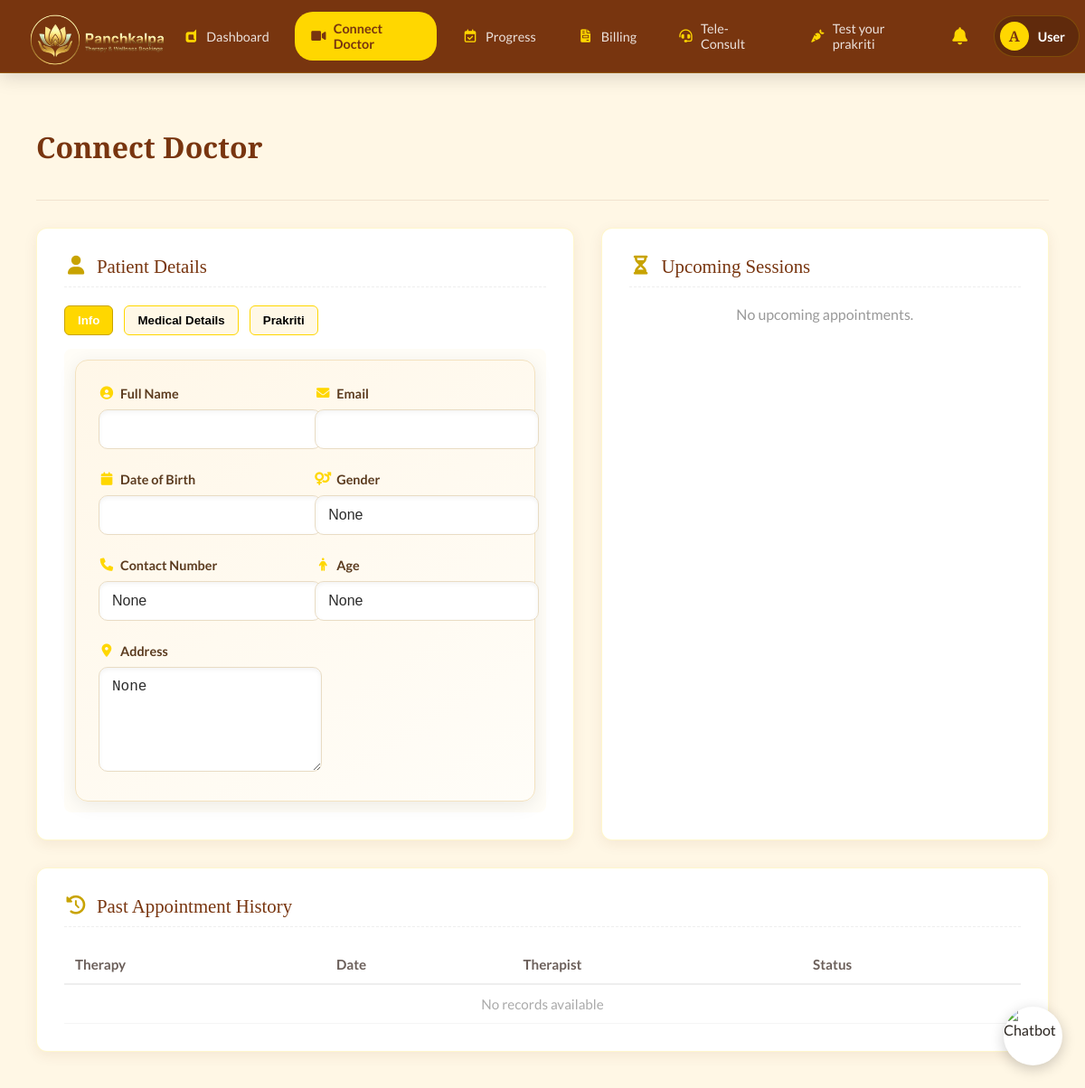
Screenshot of /patient/appointments/ (signed in) with the database file from the repository.
### Patient/models.py (models this page shows, shortened)
class PatientProfile(models.Model):
    user = models.OneToOneField(
        User,
        on_delete=models.CASCADE,
        related_name="patientprofile"
    )
    contact = models.CharField(max_length=15, null=True, blank=True)
    age = models.PositiveIntegerField(null=True, blank=True)
    dob = models.DateField(null=True, blank=True)
    gender = models.CharField(max_length=10, null=True, blank=True)
    address = models.TextField(null=True, blank=True)
    allergies = models.CharField(max_length=255, null=True, blank=True)
    prakriti_type = models.CharField(max_length=20, null=True, blank=True)
    therapy_stage = models.CharField(max_length=20, null=True, blank=True)
    symptoms = models.JSONField(default=list, blank=True)

### Patient/views.py (the view, shortened to what this page needs)
# urls.py: path('appointments/', views.appointments, name='patient-appointments'),
@login_required
def appointments(request):
    patient = request.user.patientprofile   # ⭐ FIXED: correct model
    therapies = Therapy.objects.all()
    upcoming = Appointment.objects.filter(patient=patient).order_by("date")
    history = Appointment.objects.filter(patient=patient).order_by("-date")
    medical = {
        "allergies": patient.allergies,
        "contact": patient.contact
    }
    prakriti = {
        "type": patient.prakriti_type,
        "description": patient.prakriti_description if hasattr(patient, "prakriti_description") else ""
    }
    return render(request, "patient-portal/appointments.html", {
        "therapies": therapies,
        "upcoming": upcoming,
        "history": history,
        "questions": PRAKRITI_QUESTIONS,
        "patient": patient,
        "medical": medical,
        "prakriti": prakriti,
    })

### templates/patient-portal/appointments.html (shortened to what this page needs)
{% extends "patient-portal/base.html" %}
{% load static %}
{% block appointments %}active{% endblock %}
{% block style %}
<link rel="stylesheet" href="https://cdnjs.cloudflare.com/ajax/libs/font-awesome/6.0.0/css/all.min.css">
<link rel="stylesheet" href="{% static 'css/patient-portal/appointments.css' %}">
{% endblock %}
{% block content %}
<div class="appointments-main-container">
    <div class="appointments-page-header">
        <h1 class="appointments-page-title">Connect Doctor</h1>
    </div>
    <div class="appointments-grid-layout">
        <div class="appointments-content-card">
            <div class="appointments-card-header">
                <i class="fa-solid fa-user" style="color:var(--theme-gold-dark)"></i> Patient Details
            </div>
            <div class="pd-nav">
                <button class="pd-tab active" onclick="showPDTab('info')">Info</button>
                <button class="pd-tab" onclick="showPDTab('medical')">Medical Details</button>
                <button class="pd-tab" onclick="showPDTab('prakriti')">Prakriti</button>
            </div>
            <div class="pd-content">
                <div class="pd-section" id="pd-info" style="display:block;">
                    <div class="info-card-beautiful">
                        <div class="info-grid">
                            <div class="info-item">
                                <label><i class="fa-solid fa-user-circle"></i> Full Name</label>
                                <input type="text" value="{{ patient.user.first_name }} {{ patient.user.last_name }}" readonly>
                            </div>
                            <div class="info-item">
                                <label><i class="fa-solid fa-envelope"></i> Email</label>
                                <input type="text" value="{{ patient.user.email }}" readonly>
                            </div>
                            <div class="info-item">
                                <label><i class="fa-solid fa-calendar"></i> Date of Birth</label>
                                <input type="text" value="{{ patient.dob|date:'d M, Y' }}" readonly>
                            </div>
                            <div class="info-item">
                                <label><i class="fa-solid fa-venus-mars"></i> Gender</label>
                                <input type="text" value="{{ patient.gender }}" readonly>
                            </div>
                            <div class="info-item">
                                <label><i class="fa-solid fa-phone"></i> Contact Number</label>
                                <input type="text" value="{{ patient.contact }}" readonly>
                            </div>
                            <div class="info-item">
                                <label><i class="fa-solid fa-person"></i> Age</label>
                                <input type="text" value="{{ patient.age }}" readonly>
                            </div>
                            <div class="info-item full-width">
                                <label><i class="fa-solid fa-location-dot"></i> Address</label>
                                <textarea readonly>{{ patient.address }}</textarea>
                            </div>
                        </div>
                    </div>
                </div>
            </div>
        </div>
        <div class="appointments-content-card">
            <div class="appointments-card-header">
                <i class="fas fa-hourglass-half" style="color:var(--theme-gold-dark)"></i> Upcoming Sessions
            </div>
            <div id="upcoming-list">
                {% if upcoming %}
                {% for appt in upcoming %}
                <div class="appointment-list-item">
                    <div class="appointment-info">
                        <h4>{{ appt.therapy.name }}</h4>
                        <div class="appointment-meta">
                            <span><i class="far fa-calendar"></i> {{ appt.date }}</span>
                            <span><i class="far fa-clock"></i> {{ appt.time }}</span>
                        </div>
                        <div style="font-size:0.8rem; color:var(--theme-muted);">
                            {{ appt.therapist.name }}
                        </div>
                    </div>
                </div>
                {% endfor %}
                {% else %}
                    <p style="text-align:center; color:#999;">No upcoming appointments.</p>
                {% endif %}
            </div>
        </div>
    </div>
    <div class="appointments-content-card">
        <div class="appointments-card-header">
            <i class="fas fa-history" style="color:var(--theme-gold-dark)"></i> Past Appointment History
        </div>
        <div class="history-table-wrapper">
            <table class="history-table">
                <thead>
                <tr>
                    <th>Therapy</th>
                    <th>Date</th>
                    <th>Therapist</th>
                    <th>Status</th>
                </tr>
                </thead>
                <tbody id="history-list">
                    <tr>
                        <td colspan="4" style="text-align:center; color:#aaa;">No records available</td>
                    </tr>
                </tbody>
            </table>
        </div>
    </div>
</div>
{% endblock %}

### templates/patient-portal/base.html (shortened to what this page needs)
{% load static %}
<!DOCTYPE html>
<html lang="en">
<head>
    <link rel="stylesheet" href="https://cdnjs.cloudflare.com/ajax/libs/font-awesome/7.0.1/css/all.min.css"
 />
    <link href="https://cdn.jsdelivr.net/npm/@n8n/chat/dist/style.css" rel="stylesheet" />
    <link rel="stylesheet" href="{% static 'css/patient-portal/base.css' %}">
    {% block style %}{% endblock style %}
</head>
<body>
    <nav class="dashboard-navbar-container">
        <div class="dashboard-logo-wrapper">
            <img src="/static/assets/panchkalpa-logo-trans.png" alt="Panchkalpa">
        </div>
        <div class="dashboard-nav-links-group">
            <a href="{% url 'patient-dashboard' %}"
                class="dashboard-nav-item-button {% block dashboard %}{% endblock dashboard %}">
                <i class="fa-brands fa-dashcube"></i>
                Dashboard
            </a>
            <a href="{% url 'patient-appointments' %}"
                class="dashboard-nav-item-button {% block appointments %}{% endblock appointments %}">
                <i class="fa-solid fa-video"></i>
                Connect Doctor
            </a>
            <a href="{% url 'patient-progress' %}"
                class="dashboard-nav-item-button {% block progress %}{% endblock progress %}">
                <i class="fa-regular fa-calendar-check"></i>
                Progress
            </a>
            <a href="{% url 'billing:billing-home' %}"
                class="dashboard-nav-item-button {% block billing %}{% endblock billing %}">
                <i class="fa-solid fa-file-invoice"></i>
                Billing
            </a>
            <a href="{% url 'patient-teleconsult' %}"
                class="dashboard-nav-item-button {% block teleconsult %}{% endblock teleconsult %}">
                <i class="fa-solid fa-headset"></i>
                Tele-Consult
            </a>
            <a href="{% url 'prakriti_test' %}"
                class="dashboard-nav-item-button {% block diet %}{% endblock diet %}">
                <i class="fa-solid fa-carrot"></i>
                Test your prakriti
            </a>
        </div>
        <div class="dashboard-nav-profile-section">
            <div class="notify-wrapper">
                <button class="dashboard-nav-item-button"
                    style="background:none; border:none; cursor:pointer; padding: 10px;"
                    onclick="toggleNotifyPopup()">
                    <i class="fa-solid fa-bell" style="font-size:1.2rem; color:var(--theme-gold);"></i>
                </button>
            </div>
            <div class="dashboard-profile-summary-pill" onclick="window.location.href='{% url 'patient-profile' %}'">
                <div class="dashboard-profile-icon-circle">
                    {{ request.user.first_name|default:"A"|slice:":1" }}
                </div>
                <div class="dashboard-profile-name-text">
                    {{ request.user.first_name|default:"User" }}
                </div>
            </div>
        </div>
    </nav>
    <div id="chatbot-button">
        <img id="chatbot-avatar" src="{% static 'assets/AyurMitra-logo.png' %}" alt="Chatbot">
    </div>
    {% block content %}{% endblock content %}
</body>
</html>

### static/css/patient-portal/base.css (style rules this page uses)
:root { --theme-gold: #FFD700; --theme-gold-dark: #C8A300; --theme-cream: #FFF8E6; --theme-brown: #78350f; --theme-bg-light: #fff7e5; --theme-text-dark: #2A241F; --theme-muted: #6b5f5a; --theme-white: #ffffff; --theme-shadow: 0 4px 15px rgba(120, 53, 15, 0.08); --theme-radius: 12px; --theme-nav-height: 80px; --notify-shadow: 0 8px 30px rgba(0, 0, 0, 0.15); --notify-blue-bg: #E3F2FD; --notify-blue-text: #1565C0; --notify-red-bg: #FFEBEE; --notify-red-text: #C62828; --notify-green-bg: #E8F5E9; --notify-green-text: #2E7D32; --notify-gold-bg: #FFFDE7; --notify-gold-text: #F9A825; }
body { margin: 0; font-family: 'Lato', sans-serif; background-color: var(--theme-bg-light); color: var(--theme-text-dark); overflow-x: hidden; padding-top: var(--theme-nav-height); }
h1, h2, h3, h4, h5 { font-family: 'Playfair Display', serif; color: var(--theme-brown); }
.dashboard-navbar-container { position: fixed; top: 0; left: 0; width: 100%; height: var(--theme-nav-height); background: var(--theme-brown); display: flex; align-items: center; justify-content: space-between; padding: 0 30px; z-index: 1000; box-shadow: 0 4px 20px rgba(0, 0, 0, 0.15); border-bottom: 1px solid rgba(255, 215, 0, 0.2); }
.dashboard-logo-wrapper { height: 100%; display: flex; align-items: center; }
.dashboard-logo-wrapper img { height: 120px; width: auto; object-fit: contain; margin-top: 10px; }
.dashboard-nav-links-group { display: flex; gap: 10px; height: 100%; align-items: center; }
.dashboard-nav-item-button { padding: 10px 18px; border-radius: 20px; font-size: 0.9rem; font-weight: 500; color: rgba(255, 255, 255, 0.85); text-decoration: none; display: flex; align-items: center; gap: 8px; transition: all 0.3s ease; }
.dashboard-nav-item-button i { color: var(--theme-gold); }
.dashboard-nav-item-button.active { background: var(--theme-gold); color: var(--theme-brown); font-weight: 700; }
.dashboard-nav-item-button.active i { color: var(--theme-brown); }
.dashboard-nav-profile-section { display: flex; align-items: center; margin-right: 3vw; gap: 15px; }
.dashboard-profile-summary-pill { display: flex; align-items: center; gap: 10px; background: rgba(0, 0, 0, 0.2); padding: 6px 15px 6px 6px; border-radius: 30px; border: 1px solid rgba(255, 215, 0, 0.2); cursor: pointer; transition: background 0.3s; }
.dashboard-profile-icon-circle { width: 32px; height: 32px; background: var(--theme-gold); color: var(--theme-brown); font-weight: 700; border-radius: 50%; display: flex; justify-content: center; align-items: center; font-family: 'Playfair Display', serif; }
.dashboard-profile-name-text { font-size: 0.9rem; color: white; font-weight: 600; }
.notify-wrapper { position: relative; display: inline-block; }
#chatbot-button { position: fixed; bottom: 25px; right: 25px; width: 65px; height: 65px; border-radius: 50%; background: #fff; box-shadow: 0px 4px 15px rgba(0, 0, 0, 0.2); cursor: pointer; z-index: 9999; overflow: hidden; }
#chatbot-button img { width: 100%; height: 100%; object-fit: cover; }

### templates/patient-portal/appointments.html (style rules this page uses)
.pd-nav { display: flex; gap: 12px; margin-bottom: 15px; }
.pd-tab { padding: 8px 14px; border-radius: 6px; border: 1px solid var(--theme-gold); background: #fff8e6; cursor: pointer; font-weight: 600; transition: 0.2s; }
.pd-tab.active { background: var(--theme-gold); color: white; border-color: var(--theme-gold-dark); }
.pd-section { display: none; padding: 12px; background: #fffdf7; border-radius: 8px; line-height: 1.6; }
.info-card-beautiful { background: linear-gradient(145deg, #fff7e8, #fffdf8); border-radius: 14px; padding: 25px; border: 1px solid #f3e2c0; box-shadow: 0 4px 20px rgba(0,0,0,0.08); animation: fadeIn 0.5s ease; }
.info-grid { display: grid; grid-template-columns: repeat(2, 1fr); gap: 22px; }
.info-item label { font-weight: 700; color: #5b3b1f; font-size: 0.9rem; display: flex; align-items: center; gap: 6px; margin-bottom: 6px; }
.info-item label i { color: var(--theme-gold); }
.info-item input, .info-item textarea { width: 100%; padding: 12px 14px; border: 1px solid #e9dcc4; border-radius: 10px; background: #ffffff; font-size: 1rem; color: #2c2c2c; box-shadow: inset 0 2px 5px rgba(0,0,0,0.05); transition: 0.3s; }
.info-item textarea { height: 90px; }

### rows the page displays
PatientProfile: gender "None", contact "None", age "None", address "None"

### other values shown
{{ request.user.first_name|default:"A"|slice:":1" }} "A"
{{ request.user.first_name|default:"User" }} "User"
